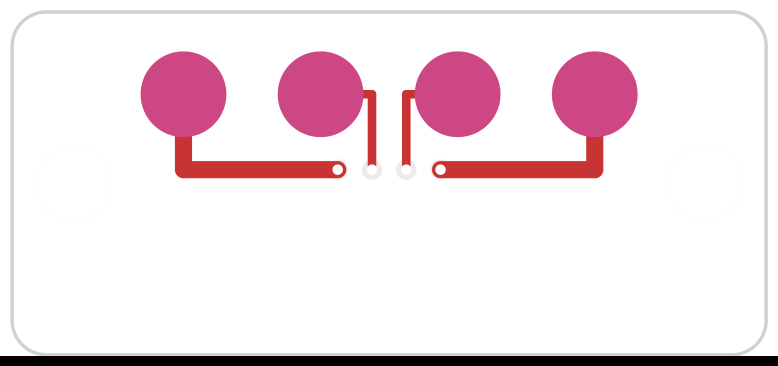
#> input picture kicad/dock_contact_pcb/fab/dock_contact_pcb_front.png, 1556 x 732 px, found by its file name (shown at 1/2 size); its folder holds 2 pictures in this run
$ python make_fab.py
#> lines starting #> are read from the running program, lines starting #| are printed output that depends on the picture
"""Fab outputs for the dock contact PCB, written to kicad_proj/dock_contact_pcb/fab/: Gerbers + Excellon drill (zipped for upload),
schematic PDF, DRC report and a preview of both faces. Its one part is the JST SH socket on the back."""
import os, sys, zipfile, subprocess, shutil, glob
import cairosvg
HERE = os.path.dirname(os.path.abspath(__file__))
PROJ = os.path.abspath(os.path.join(HERE, "..", "kicad_proj", "dock_contact_pcb"))
PCB = os.path.join(PROJ, "dock_contact_pcb.kicad_pcb"); SCH = os.path.join(PROJ, "dock_contact_pcb.kicad_sch")
FAB = os.path.join(PROJ, "fab"); GER = os.path.join(FAB, "gerbers")
shutil.rmtree(FAB, ignore_errors=True); os.makedirs(GER)
def cli(*a): subprocess.run(["kicad-cli", *a], check=True, capture_output=True)
#> (this line was passed over: subprocess is not available in this run)
cli("pcb", "export", "gerbers", "-o", GER + "/", "--layers", "F.Cu,B.Cu,F.Paste,B.Paste,F.Silkscreen,B.Silkscreen,F.Mask,B.Mask,Edge.Cuts",
    "--subtract-soldermask", "--use-drill-file-origin", PCB)
cli("pcb", "export", "drill", "-o", GER + "/", "--format", "excellon", "--drill-origin", "plot", "--excellon-units", "mm",
    "--excellon-separate-th", "--generate-map", "--map-format", "gerberx2", PCB)
with zipfile.ZipFile(os.path.join(FAB, "dock_contact_pcb_gerbers.zip"), "w", zipfile.ZIP_DEFLATED) as z:
    for f in sorted(glob.glob(GER + "/*")): z.write(f, os.path.basename(f))
cli("sch", "export", "pdf", "-o", os.path.join(FAB, "dock_contact_pcb_schematic.pdf"), SCH)
for side, layers in (("front", "F.Cu,F.Mask,F.Silkscreen,Edge.Cuts"), ("back", "B.Cu,B.Mask,B.Silkscreen,Edge.Cuts")):
    svg = os.path.join(FAB, f"preview_{side}.svg")
    args = ["pcb", "export", "svg", "-o", svg, "--layers", layers, "--page-size-mode", "2", "--exclude-drawing-sheet"]
    if side == "back": args.append("--mirror")
    cli(*args, PCB)
    png = os.path.join(FAB, f"dock_contact_pcb_{side}.png")
    cairosvg.svg2png(url=svg, write_to=png, output_width=1600, background_color="white"); os.remove(svg)
#> (this line was passed over: cairosvg is not available in this run)
    from PIL import Image, ImageOps
    im = Image.open(png).convert("RGB"); bb = ImageOps.invert(im).getbbox()
#> further down, im is the input picture: PIL image 1556x732 RGB; mean R, G, B 241.4, 226.4, 231.3
#> after `bb = ImageOps.invert(im).getbbox()`: bb = (0, 20, 1556, 732)
    if bb: im.crop((max(bb[0] - 20, 0), max(bb[1] - 20, 0), bb[2] + 20, bb[3] + 20)).save(png)
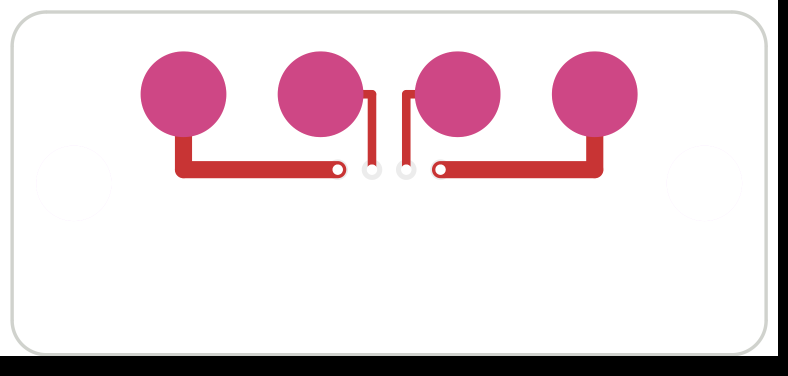
#> saved as dock_contact_pcb_front.png: PIL image 1576x752 RGB (shown at 1/2 size); mean R, G, B 232, 217.6, 222.3
#> (the run stopped early here; a loop or call above may not have finished)
